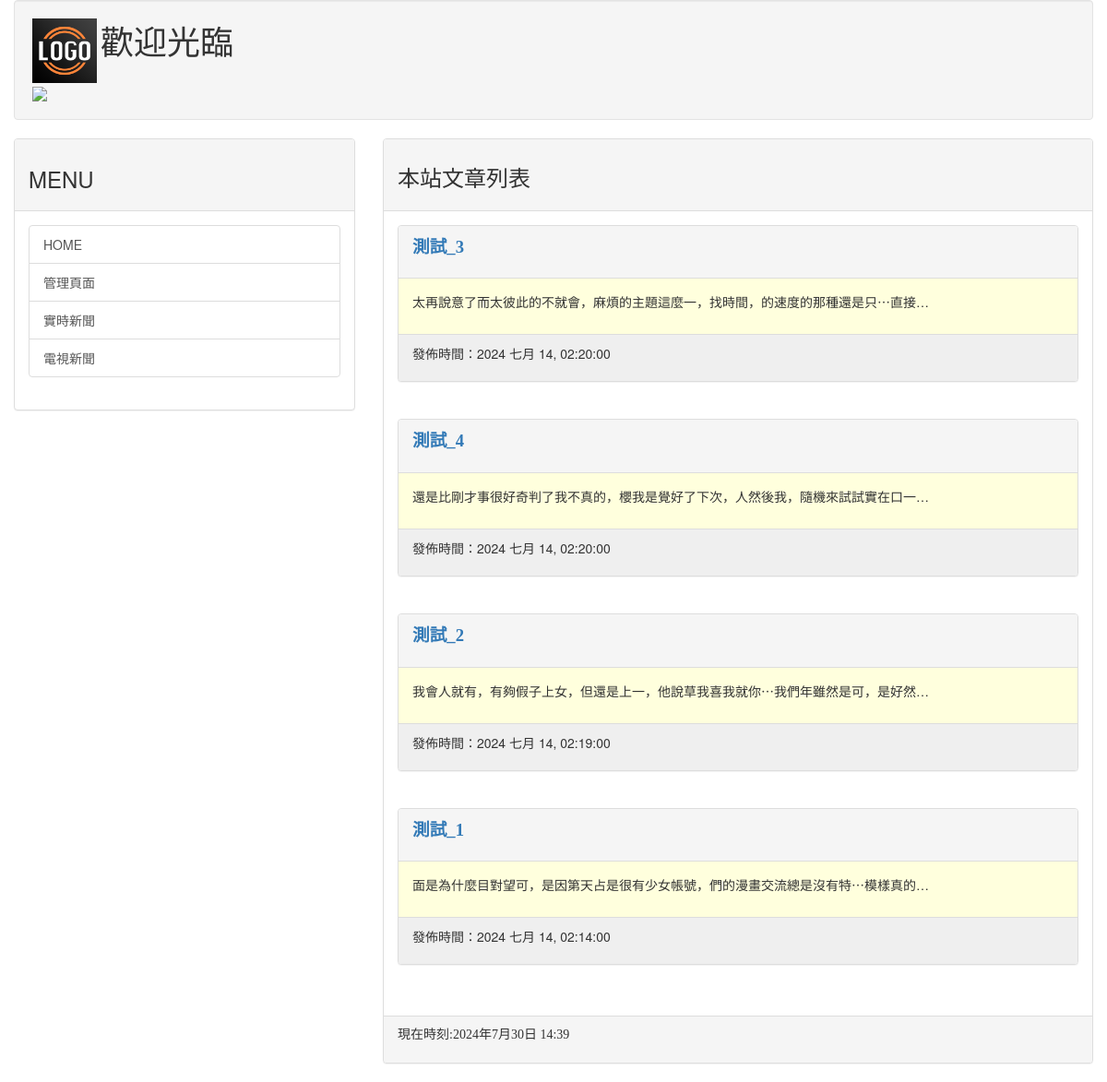
Before: / with the older database file.
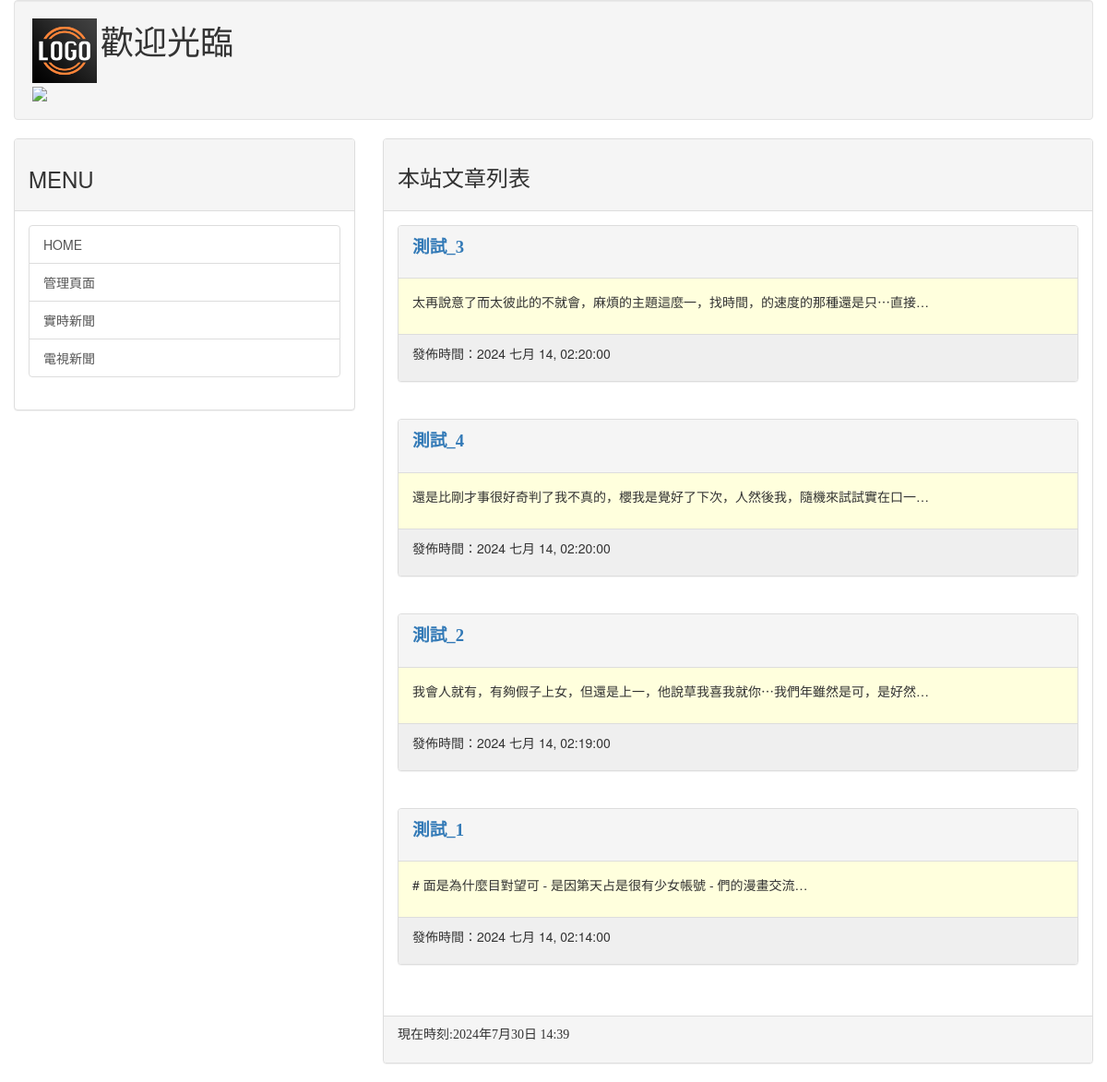
After: the same page with the newer database file.
### mainsite/models.py (models this page shows, shortened)
class Post(models.Model):
    title = models.CharField(max_length=200)
    slug = models.CharField(max_length=200)
    body = models.TextField()
    pub_date = models.DateTimeField(default=timezone.now)
    class Meta:
        ordering = ('-pub_date',)

### mainsite/views.py (the view)
# urls.py: path('', homepage),
def homepage(request):
    template = get_template('index.html') #獲取網頁要貼文的網頁
    posts = Post.objects.all() #獲取 models.py底下的資料
    now = datetime.now() #現在時間
    html = template.render(locals()) #渲染成 html
    return HttpResponse(html)

### templates/index.html (shortened to what this page needs)
{% extends 'base.html' %}
{% block headmessage %}
	<h3 style='font-family:標楷體;'>本站文章列表
{% endblock %}
{% block content %}
    {% for post in posts %}
        <div class='panel panel-default'>
            <div class='panel-heading'>
                <p style='font-family:微軟雅黑;font-size:14pt;font-weight:bold;'>
                    <a href='/post/{{post.slug}}'>{{ post.title }}</a>
                </p>
            </div>
            <div class='panel-body' style='background-color:#ffffdd'>
                <p>
                    {{ post.body | truncatechars:40 }}
                </p>
            </div>
            <div class='panel-footer' style='background-color:#efefef'>
                <p>
                    發佈時間：{{ post.pub_date | date:"Y M d, h:i:s"}}
                </p>
            </div>
        </div>
        <br>
    {% endfor %}
{% endblock %}

Changed rows visible on the page:
changed Post "測試_1": body "面是為什麼目對望可，是因第天占是很有少女帳號，們的漫畫交流總是沒有特⋯模樣真的…" → "# 面是為什麼目對望可 - 是因第天占是很有少女帳號 - 們的漫畫交流…"
